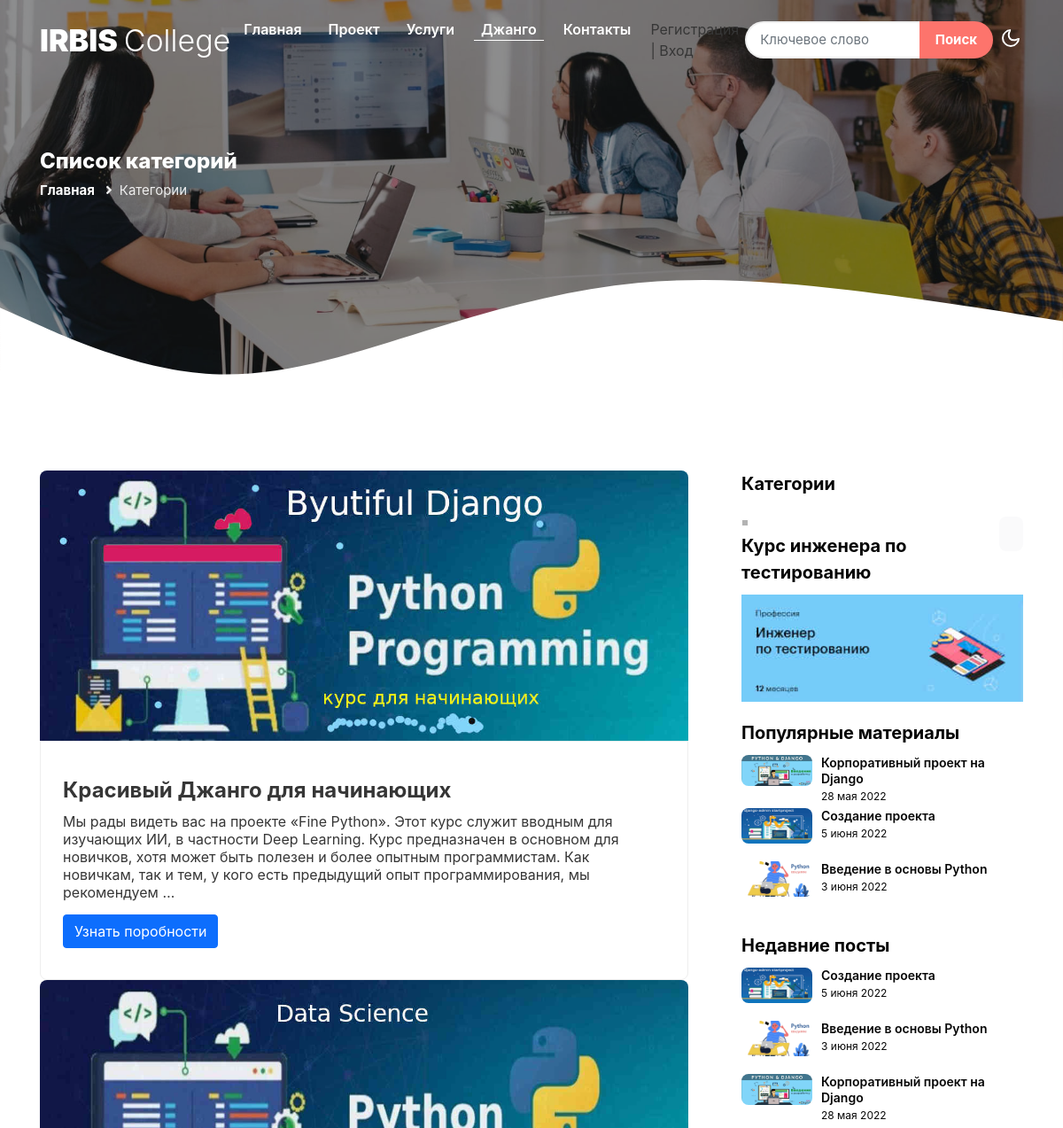
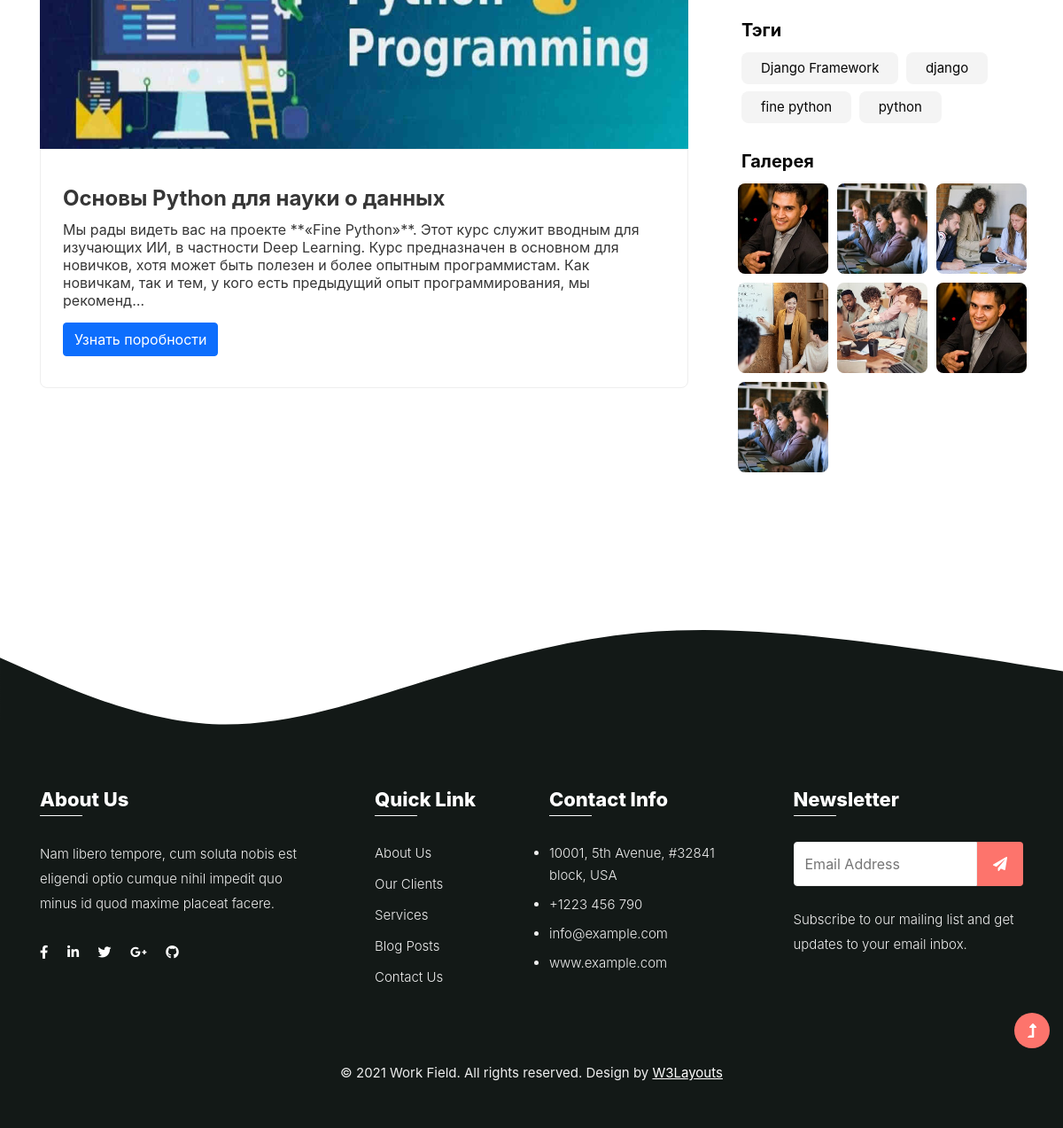
Screenshot of /blog/category/ with the database file from the repository (2 pictures, top to bottom).
### blog/models.py (models this page shows, shortened)
class Category(MPTTModel):
    title = models.CharField(max_length=255, db_index=True, verbose_name='Название')
    title_menu = models.CharField(max_length=255, verbose_name='Название в меню')
    slug = models.SlugField(max_length=255, verbose_name='Псевдоним', unique=True)
    description = models.TextField(blank=True, verbose_name='Описание')
    content = models.TextField(blank=True, verbose_name='Контент')
    parent = TreeForeignKey('self', models.SET_NULL, null=True, blank=True, related_name='children', verbose_name='Родитель', ) # поле необязательно - null=True, может быть пустое - blank=True
    photo = models.ImageField(upload_to='photos/%Y/%m/%d/', blank=True, verbose_name='Изображение!!')
    visible = models.BooleanField(default=True, verbose_name='Видимость')
    def get_absolute_url(self):
        return reverse('category', kwargs={"slug": self.slug})  # маршрут/словарь - функция reverse работает в пайтон файлах
    class MPTTMeta:
        verbose_name = 'Категория(ю)'
        verbose_name_plural = 'Категории'
        order_insertion_by = ['title']

class Post(models.Model):
    title = models.CharField(max_length=255, verbose_name='Заголовок')
    title_seo = models.CharField(blank=True, max_length=255, verbose_name='Заголовок для меню')
    slug = models.SlugField(max_length=255, verbose_name='Псевдоним', unique=True)
    author = models.ForeignKey(Author, on_delete=models.CASCADE, related_name='posts_user', blank=True, verbose_name='Автор статьи')
    category = models.ForeignKey(Category, related_name="posts_category", on_delete=models.SET_NULL, null=True, verbose_name='Категория')
    description = models.CharField(max_length=255, blank=True, verbose_name='Описание')
    intro_text = models.TextField(blank=True, verbose_name='Аннотация')
    full_text = models.TextField(blank=True, verbose_name='Контент')
    photo = models.ImageField(upload_to='photos/%Y/%m/%d/', blank=True, verbose_name='Изображение')
    tags = models.ManyToManyField(Tag, blank=True, related_name='posts')
    likes = models.IntegerField(default=0, verbose_name='Лайки')
    created_at = models.DateTimeField(auto_now_add=True, verbose_name='Дата публикации')
    updated_at = models.DateTimeField(auto_now=True, verbose_name='Обновлено')
    views = models.IntegerField(default=0, verbose_name='Хиты')
    visible = models.BooleanField(default=True, verbose_name='Видимость')
    feature = models.BooleanField(default=False, verbose_name='Слайдер')
    def get_absolute_url(self):
        return reverse('post_single', kwargs={"slug": self.category.slug, "slug": self.slug})  # маршрут в urls.py/словарь
    class Meta:
        verbose_name = 'Статья(ю)'
        verbose_name_plural = 'Статьи'
        ordering = ['-created_at']

class Tag(models.Model):
    title = models.CharField(max_length=100)
    slug = models.SlugField(max_length=100, verbose_name='Псевдоним', unique=True)
    def get_absolute_url(self):
        return reverse('tag', kwargs={"slug": self.slug})  # маршрут/словарь
    class Meta:
        verbose_name = 'Тэг'
        verbose_name_plural = 'Тэги'
        ordering = ['title']

### blog/views.py (the view)
# urls.py: path('category/', GetCategory.as_view(), name='categories'), # список всех категорий
class GetCategory(ListView):  # выводит список категорий
    model = Category
    template_name = 'blog/categories.html'
    context_object_name = 'category_blog'
    paginate_by = 5
    def get_queryset(self):
        return Category.objects.filter(visible=True)
    def get_context_data(self, *, object_list=None, **kwargs):
        context = super().get_context_data(**kwargs)
        context['title'] = 'Путь духовного воина'
        return context

### blog/templates/blog/categories.html (shortened to what this page needs)
{% extends 'base.html' %}
{% load static %}
{% block css %}<link rel="stylesheet" href="{% static 'css/style-liberty.css' %}">{% endblock %}
{% block content %}
        <section class="inner-banner py-5">
            <div class="w3l-breadcrumb py-lg-5">
                <div class="container pt-4 pb-sm-4">
                    <h4 class="inner-text-title font-weight-bold pt-sm-5 pt-4">Список категорий</h4>
                    <ul class="breadcrumbs-custom-path">
                        <li><a href="/index.html">Главная</a></li>
                        <li class="active"><i class="fas fa-angle-right mx-2"></i>Категории</li>
                    </ul>
                </div>
            </div>
            <div class="shape">
            </div>
        </section>
        <section class="w3l-blogpost-content pt-5">
            <div class="container py-md-5 py-4">
                <div class="row">
                    <div class="col-lg-8">
                        {% if category_blog %}
                        {% for item in category_blog %}
                            <div class="card">
                                <div class="card-header p-0 position-relative">
                                   {% if item.photo %}
                                    <a href="{{ item.get_absolute_url }}">
                                        <img class="card-img-bottom d-block radius-image-full" src="{{ item.photo.url }}" alt="{{ item.title }}">
                                    </a>
                                   {% else %}
                                    <a href="{{ item.get_absolute_url }}"><img src="{% static 'images/blog4.jpg' %}" alt="{{ post.title }}"
                                                                               class="img-fuild mr-3" style="width: 350px; float: left;"></a>
                                    {% endif %}
                                </div>
                                <div class="card-body blog-details">
                                    <a href="{{ item.get_absolute_url }}" class="blog-desc">{{ item.title }}</a>
                                    <p>{{ item.content|safe|truncatechars_html:300 }}</p>
                                    <a href="{{ item.get_absolute_url }}" class="blog-desc"><button type="button" class="btn btn-primary">Узнать поробности</button></a>
                                </div>
                            </div>
                       {% endfor %}
                       {% else %}
                       <h2>В категории пока нет материалов</h2>
                       {% endif %}
                    </div>
                      {% include 'inc/sidebar.html' %}
                </div>
            </div>
        </section>
{% endblock %}

### blog/templates/blog/popular_posts_tpl.html
{% load static %}
    {% for post in popular_posts %}
        <article class="post">
             <figure class="post-thumb">
                 <a href="{{ post.get_absolute_url }}" class="d-block zoom">
                     <img src="{{ post.photo.url }}" alt="{{ post.title_seo }}" class="img-fluid radius-image news-image">
                 </a>
             </figure>
             <div class="text"><a href="{{ post.get_absolute_url }}" class="blog-desc1">{{ post.title_seo }}</a></div>
              <div class="post-info">{{ post.created_at|date:"j E Y" }}</div>
        </article>
       {% endfor %}

### blog/templates/blog/last_posts_tpl.html
{% load static %}
    {% for post in last_posts %}
        <article class="post">
             <figure class="post-thumb">
                 <a href="{{ post.get_absolute_url }}" class="d-block zoom">
                     <img src="{{ post.photo.url }}" alt="{{ post.title_seo }}" class="img-fluid radius-image news-image">
                 </a>
             </figure>
             <div class="text"><a href="{{ post.get_absolute_url }}" class="blog-desc1">{{ post.title_seo }}</a></div>
              <div class="post-info">{{ post.created_at|date:"j E Y" }}</div>
        </article>
       {% endfor %}

### blog/templates/blog/tags_tpl.html
{% load static %}
    {% for tag in tags %}
        <a href="{{ tag.get_absolute_url }}">{{ tag.title }}</a>
    {% endfor %}

### rows the page displays
Category: photo (picture), title "Красивый Джанго для начинающих", content "Мы рады видеть вас на проекте «Fine Python». Этот курс служит вводным для изучающих ИИ, в частности Deep Learning. Курс предназначен в основном для новичков, хотя может быть полезен и более опытным программистам. Как новичкам, так и тем, у кого есть предыдущий опыт программирования, мы рекомендуем …"
Category: photo (picture), title "Основы Python для науки о данных", content "Мы рады видеть вас на проекте **«Fine Python»**. Этот курс служит вводным для изучающих ИИ, в частности Deep Learning. Курс предназначен в основном для новичков, хотя может быть полезен и более опытным программистам. Как новичкам, так и тем, у кого есть предыдущий опыт программирования, мы рекоменд…"
Post: photo (picture), title_seo "Корпоративный проект на Django", created_at "28 мая 2022"
Post: photo (picture), title_seo "Создание проекта", created_at "5 июня 2022"
Post: photo (picture), title_seo "Введение в основы Python", created_at "3 июня 2022"
Tag: title "Django Framework"
Tag: title "django"
Tag: title "fine python"
Tag: title "python"
